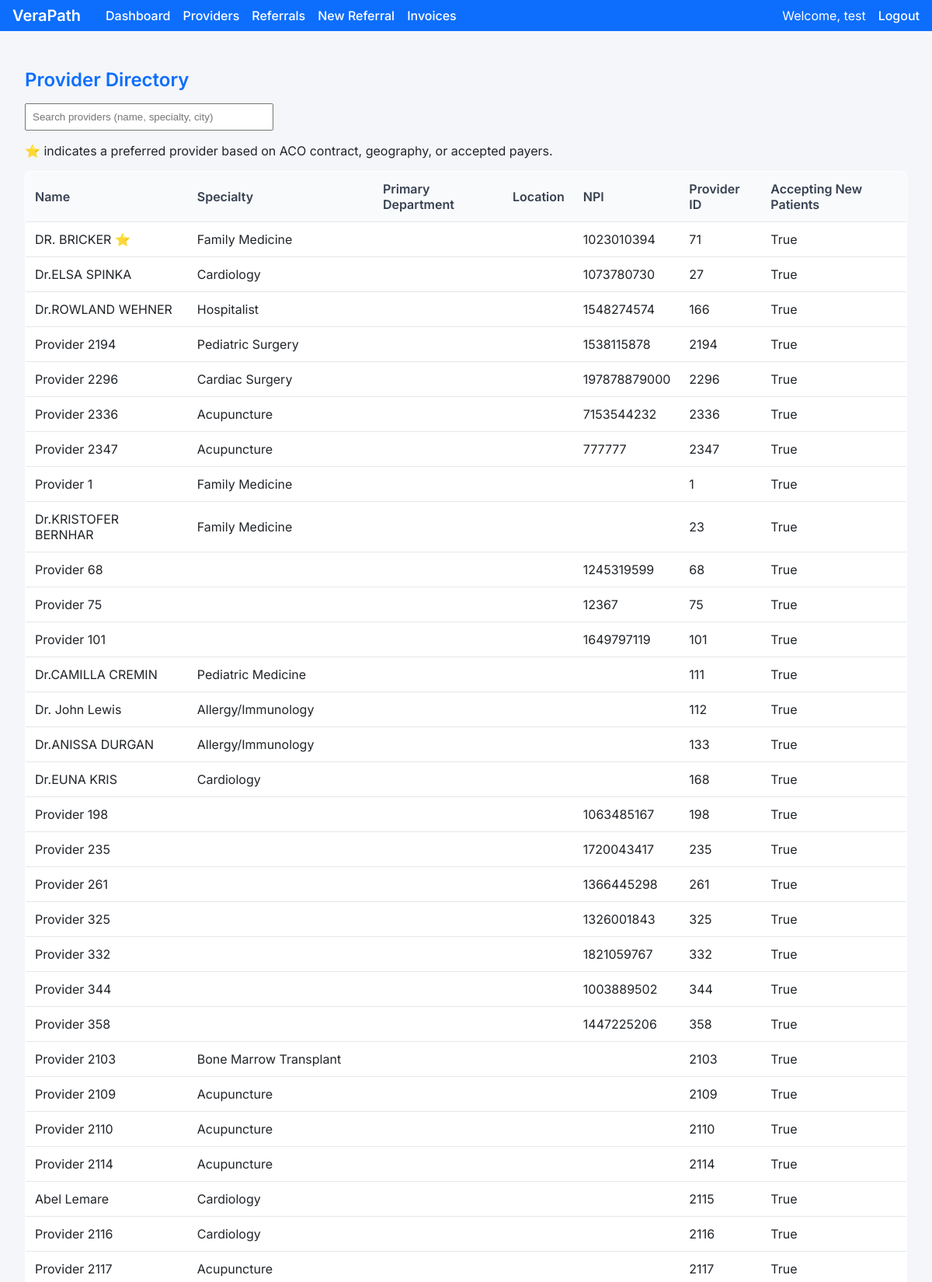
Screenshot of /analytics/providers/ (signed in, upper part) with the database file from the repository.
### analytics/models.py (models this page shows, shortened)
class Provider(models.Model):
    practice = models.ForeignKey(Practice, on_delete=models.CASCADE, null=True, blank=True)
    npi = models.CharField(max_length=20, blank=True, null=True)
    full_name = models.CharField(max_length=200)
    specialty = models.CharField(max_length=120, blank=True, null=True)
    subspecialty = models.CharField(max_length=120, blank=True, null=True)
    city = models.CharField(max_length=100, blank=True, null=True)
    state = models.CharField(max_length=50, blank=True, null=True)
    accepting_new_patients = models.BooleanField(default=True, blank=True, null=True)
    primary_department = models.CharField(max_length=200, blank=True, null=True)
    is_in_network = models.BooleanField(default=False)
    providerid = models.IntegerField(blank=True, null=True)
    firstname = models.CharField(max_length=100, blank=True, null=True)
    lastname = models.CharField(max_length=100, blank=True, null=True)
    middleinitial = models.CharField(max_length=1, blank=True, null=True)
    sex = models.CharField(max_length=1, blank=True, null=True)
    entitytype = models.CharField(max_length=50, blank=True, null=True)
    ansinamecode = models.CharField(max_length=255, blank=True, null=True)
    hideinportal = models.BooleanField(default=False, blank=True, null=True)
    schedulingname = models.CharField(max_length=200, blank=True, null=True)
    billable = models.BooleanField(default=False, blank=True, null=True)
    ansispecialtycode = models.CharField(max_length=50, blank=True, null=True)
    createencounteroncheckin = models.BooleanField(default=False, blank=True, null=True)
    class Meta:
        unique_together = (('practice', 'providerid'),)

### analytics/views.py (the view)
# urls.py: path('providers/', views.provider_list, name='provider_list'),
@login_required
def provider_list(request):
    try:
        user_practice = request.user.userprofile.practice
    except (UserProfile.DoesNotExist, AttributeError):
        user_practice = None
    if user_practice:
        providers = list(Provider.objects.filter(practice=user_practice))
    else:
        providers = list(Provider.objects.all())
    for provider in providers:
        score = 0
        if provider.full_name: score += 1
        if provider.specialty: score += 1
        if provider.subspecialty: score += 1
        if provider.city: score += 1
        if provider.state: score += 1
        if provider.npi: score += 1
        if provider.accepting_new_patients is not None: score += 1
        if provider.primary_department: score += 1
        provider.completeness_score = score
        provider.is_preferred = provider.is_in_network
    providers.sort(key=lambda p: (p.is_preferred, p.completeness_score), reverse=True)
    return render(request, 'analytics/provider_list.html', {'providers': providers})

### analytics/templates/analytics/provider_list.html (shortened to what this page needs)
{% extends 'base.html' %}
{% block content %}
<h2>Provider Directory</h2>
<form id="search-form" method="get" style="margin-bottom: 1rem;">
  <input type="text" name="q" value="{{ query }}" placeholder="Search providers (name, specialty, city)" style="padding: 0.5rem; width: 300px;" oninput="searchProviders(event.target.value)" />
</form>
<p style="margin-top: 1rem;">⭐ indicates a preferred provider based on ACO contract, geography, or accepted payers.</p>
<table id="provider-table">
  <thead>
    <tr>
      <th>Name</th>
      <th>Specialty</th>
      <th>Primary Department</th>
      <th>Location</th>
      <th>NPI</th>
      <th>Provider ID</th>
      <th>Accepting New Patients</th>
    </tr>
  </thead>
  <tbody>
    {% for provider in providers %}
      <tr>
        <td>
          {{ provider.full_name }}
          {% if provider.is_preferred %}
            <span title="Preferred Provider">⭐</span>
          {% endif %}
        </td>
        <td>{{ provider.specialty|default_if_none:"" }}</td>
        <td>{{ provider.primary_department|default_if_none:"" }}</td>
        <td>{% if provider.city and provider.state %}{{ provider.city }}, {{ provider.state }}{% endif %}</td>
        <td>{{ provider.npi|default_if_none:"" }}</td>
        <td>{{ provider.providerid|default_if_none:"" }}</td>
        <td>{{ provider.accepting_new_patients|default_if_none:"" }}</td>
      </tr>
    {% empty %}
      <tr>
        <td colspan="9">No providers found.</td>
      </tr>
    {% endfor %}
  </tbody>
</table>
{% endblock %}

### templates/base.html (shortened to what this page needs)
<!DOCTYPE html>
<html lang="en">
<head>
  {% load static %}
</head>
<body>
  <nav class="navbar">
    <div class="navbar-left">
        <a class="navbar-brand" href="/">VeraPath</a>
        <ul class="navbar-nav">
          <li><a href="{% url 'analytics:analytics_dashboard' %}">Dashboard</a></li>
          <li><a href="{% url 'analytics:provider_list' %}">Providers</a></li>
          <li><a href="{% url 'analytics:referral_list' %}">Referrals</a></li>
          <li><a href="{% url 'analytics:create_referral' %}">New Referral</a></li>
          <li><a href="{% url 'analytics:invoice_list' %}">Invoices</a></li>
        </ul>
    </div>
    <div class="navbar-user">
        {% if user.is_authenticated %}
            <span>Welcome, {{ user.username }}</span>
            <form id="logout-form" method="post" action="{% url 'logout' %}" style="display: inline;">
                <a href="#" onclick="document.getElementById('logout-form').submit(); return false;">Logout</a>
            </form>
        {% else %}
            <a href="{% url 'login' %}">Login</a>
        {% endif %}
    </div>
  </nav>
  <div class="container">
    {% block content %}{% endblock %}
  </div>
</body>
</html>

### templates/base.html (style rules this page uses)
body { font-family: 'Inter', sans-serif; margin: 0; background-color: #f5f6fa; color: #212529; }
.navbar { background-color: #0d6efd; padding: 0.5rem 1rem; display: flex; align-items: center; justify-content: space-between; color: #fff; }
.navbar-left { display: flex; align-items: center; }
.navbar-brand { font-weight: 600; font-size: 1.25rem; margin-right: 2rem; text-decoration: none; color: #fff; }
.navbar-nav { list-style: none; margin: 0; padding: 0; display: flex; }
.navbar-nav li { margin-right: 1rem; }
.navbar-nav a { color: #fff; text-decoration: none; font-weight: 500; }
.navbar-user { display: flex; align-items: center; }
.navbar-user span { margin-right: 1rem; }
.navbar-user a { color: #fff; text-decoration: none; font-weight: 500; }
.container { max-width: 1200px; margin: 0 auto; padding: 1rem 2rem; }
table { width: 100%; border-collapse: collapse; background-color: #fff; margin-bottom: 2rem; border: 1px solid #e5e7eb; border-radius: 8px; overflow: hidden; }
th, td { padding: 0.75rem; text-align: left; border-bottom: 1px solid #e5e7eb; }
th { background-color: #f9fafb; font-weight: 600; color: #374151; }
h2, h3 { margin-top: 2rem; margin-bottom: 1rem; font-weight: 600; color: #0d6efd; }

### rows the page displays
Provider: full_name "DR. BRICKER", specialty "Family Medicine", npi "1023010394", providerid "71", accepting_new_patients "True"
Provider: full_name "Dr.ELSA SPINKA", specialty "Cardiology", npi "1073780730", providerid "27", accepting_new_patients "True"
Provider: full_name "Dr.ROWLAND WEHNER", specialty "Hospitalist", npi "1548274574", providerid "166", accepting_new_patients "True"
Provider: full_name "Provider 2194", specialty "Pediatric Surgery", npi "1538115878", providerid "2194", accepting_new_patients "True"
Provider: full_name "Provider 2296", specialty "Cardiac Surgery", npi "197878879000", providerid "2296", accepting_new_patients "True"
Provider: full_name "Provider 2336", specialty "Acupuncture", npi "7153544232", providerid "2336", accepting_new_patients "True"
Provider: full_name "Provider 2347", specialty "Acupuncture", npi "777777", providerid "2347", accepting_new_patients "True"
Provider: full_name "Provider 1", specialty "Family Medicine", providerid "1", accepting_new_patients "True"
Provider: full_name "Dr.KRISTOFER BERNHAR", specialty "Family Medicine", providerid "23", accepting_new_patients "True"
Provider: full_name "Provider 68", npi "1245319599", providerid "68", accepting_new_patients "True"
Provider: full_name "Provider 75", npi "12367", providerid "75", accepting_new_patients "True"
Provider: full_name "Provider 101", npi "1649797119", providerid "101", accepting_new_patients "True"
Provider: full_name "Dr.CAMILLA CREMIN", specialty "Pediatric Medicine", providerid "111", accepting_new_patients "True"
Provider: full_name "Dr. John Lewis", specialty "Allergy/Immunology", providerid "112", accepting_new_patients "True"
Provider: full_name "Dr.ANISSA DURGAN", specialty "Allergy/Immunology", providerid "133", accepting_new_patients "True"
Provider: full_name "Dr.EUNA KRIS", specialty "Cardiology", providerid "168", accepting_new_patients "True"
Provider: full_name "Provider 198", npi "1063485167", providerid "198", accepting_new_patients "True"
Provider: full_name "Provider 235", npi "1720043417", providerid "235", accepting_new_patients "True"
Provider: full_name "Provider 261", npi "1366445298", providerid "261", accepting_new_patients "True"
Provider: full_name "Provider 325", npi "1326001843", providerid "325", accepting_new_patients "True"
Provider: full_name "Provider 332", npi "1821059767", providerid "332", accepting_new_patients "True"
Provider: full_name "Provider 344", npi "1003889502", providerid "344", accepting_new_patients "True"
Provider: full_name "Provider 358", npi "1447225206", providerid "358", accepting_new_patients "True"
Provider: full_name "Provider 2103", specialty "Bone Marrow Transplant", providerid "2103", accepting_new_patients "True"
Provider: full_name "Provider 2109", specialty "Acupuncture", providerid "2109", accepting_new_patients "True"
Provider: full_name "Provider 2110", specialty "Acupuncture", providerid "2110", accepting_new_patients "True"
Provider: full_name "Provider 2114", specialty "Acupuncture", providerid "2114", accepting_new_patients "True"
Provider: full_name "Abel Lemare", specialty "Cardiology", providerid "2115", accepting_new_patients "True"
Provider: full_name "Provider 2116", specialty "Cardiology", providerid "2116", accepting_new_patients "True"
Provider: full_name "Provider 2117", specialty "Acupuncture", providerid "2117", accepting_new_patients "True"

### other values shown
{{ user.username }} "test"
